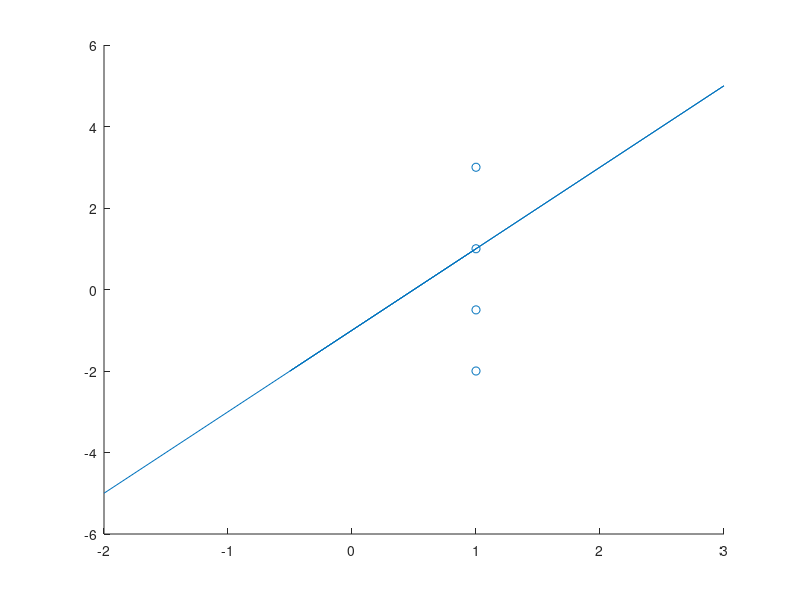
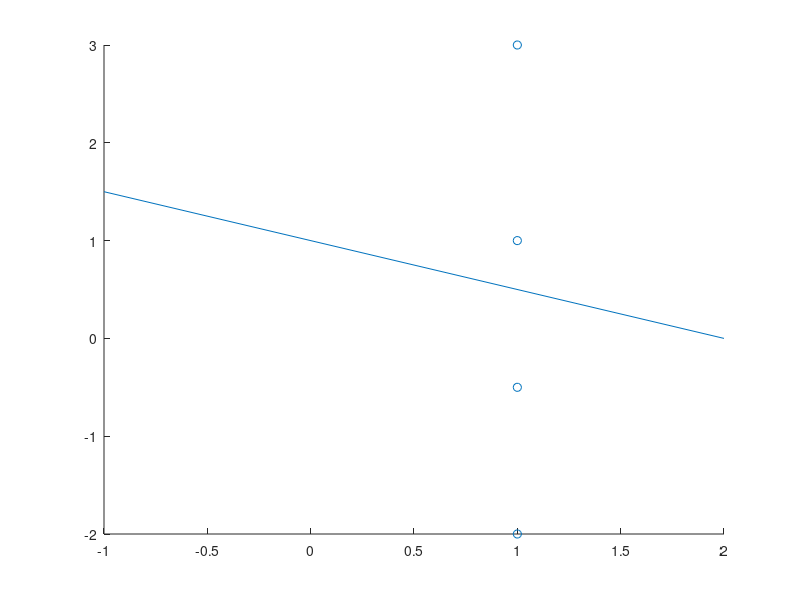
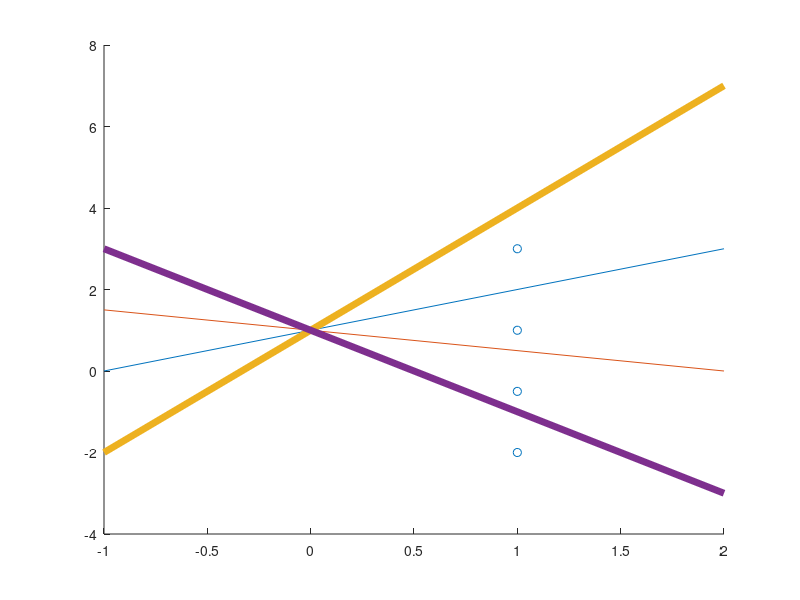

These figures' MATLAB source, in order:
clearvars;
fn=@(x,w)sign(w'*x);
clc;
x1=[1,-0.5,3,-2]; 
d=[1,-1,1,-1]';

x=[ones(4,1) x1']';

scatter(ones(4,1),x1);
hold on;

eta=1;
w=[0,0]';
tol=0.001;
nrm=1;
itr=1;
maxitr=1000;
while((nrm>tol) || (itr<=maxitr))
  wold=w;  
  for i=1:2
   w=w+eta*(d(i)-fn(x(:,i),w)).*x(:,i);  
  end
  
  itr=itr+1;
  nrm=norm(w-wold);
  
end

convergence=norm(w-wold);
fprintf('convergence=norm(w-wold)= %2.0f\n',norm(w-wold));

w
 
 y=w(1)+w(2)*x1;
 figure(1);
 plot(x1,y);
 
 figure(2);
 scatter(ones(4,1),x1);
 hold on;
 y=x(1,2)+x(2,2)*w;
 plot(w,y);

 figure(3);
 scatter(ones(4,1),x1);
 hold on;
 
 z1=x(1,1)+x(2,1)*w;
 plot(w,z1);
 hold on;

 z2=x(1,2)+x(2,2)*w;
 plot(w,z2);
 hold on;

 z3=x(1,3)+x(2,3)*w;
 plot(w,z3,'linewidth',5);
 hold on;
 
 z4=x(1,4)+x(2,4)*w;
 plot(w,z4,'linewidth',5);
 hold on;
 
 
%  sol_region =[-2;1;-1];
%  basevalue =-3;
%  area(sol_region,basevalue)
% 
% plot(x,y), hold on
% plot(x(a:b),y(a:b),'r','linewidth',3), hold off



